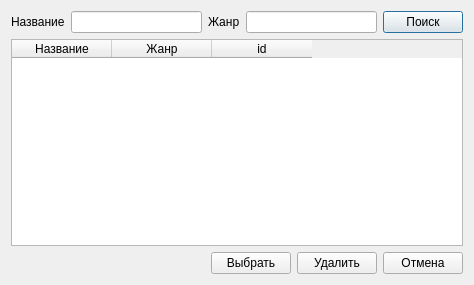
<?xml version="1.0" encoding="UTF-8"?>
<ui version="4.0">
 <class>Dialog</class>
 <widget class="QDialog" name="Dialog">
  <property name="geometry">
   <rect>
    <x>0</x>
    <y>0</y>
    <width>474</width>
    <height>285</height>
   </rect>
  </property>
  <property name="windowTitle">
   <string>Выбрать станцию</string>
  </property>
  <layout class="QVBoxLayout" name="verticalLayout">
   <item>
    <layout class="QHBoxLayout" name="horizontalLayout">
     <item>
      <widget class="QLabel" name="label">
       <property name="text">
        <string>Название</string>
       </property>
      </widget>
     </item>
     <item>
      <widget class="QLineEdit" name="name"/>
     </item>
     <item>
      <widget class="QLabel" name="label_2">
       <property name="text">
        <string>Жанр</string>
       </property>
      </widget>
     </item>
     <item>
      <widget class="QLineEdit" name="genre"/>
     </item>
     <item>
      <widget class="QPushButton" name="search">
       <property name="text">
        <string>Поиск</string>
       </property>
      </widget>
     </item>
    </layout>
   </item>
   <item>
    <widget class="QTableWidget" name="stations_table">
     <column>
      <property name="text">
       <string>Название</string>
      </property>
     </column>
     <column>
      <property name="text">
       <string>Жанр</string>
      </property>
     </column>
     <column>
      <property name="text">
       <string>id</string>
      </property>
     </column>
    </widget>
   </item>
   <item>
    <layout class="QHBoxLayout" name="horizontalLayout_2">
     <item>
      <spacer name="horizontalSpacer">
       <property name="orientation">
        <enum>Qt::Horizontal</enum>
       </property>
       <property name="sizeHint" stdset="0">
        <size>
         <width>40</width>
         <height>20</height>
        </size>
       </property>
      </spacer>
     </item>
     <item>
      <widget class="QPushButton" name="choose">
       <property name="text">
        <string>Выбрать</string>
       </property>
      </widget>
     </item>
     <item>
      <widget class="QPushButton" name="delete_2">
       <property name="text">
        <string>Удалить</string>
       </property>
      </widget>
     </item>
     <item>
      <widget class="QPushButton" name="cancel">
       <property name="text">
        <string>Отмена</string>
       </property>
      </widget>
     </item>
    </layout>
   </item>
  </layout>
 </widget>
 <resources/>
 <connections/>
</ui>
